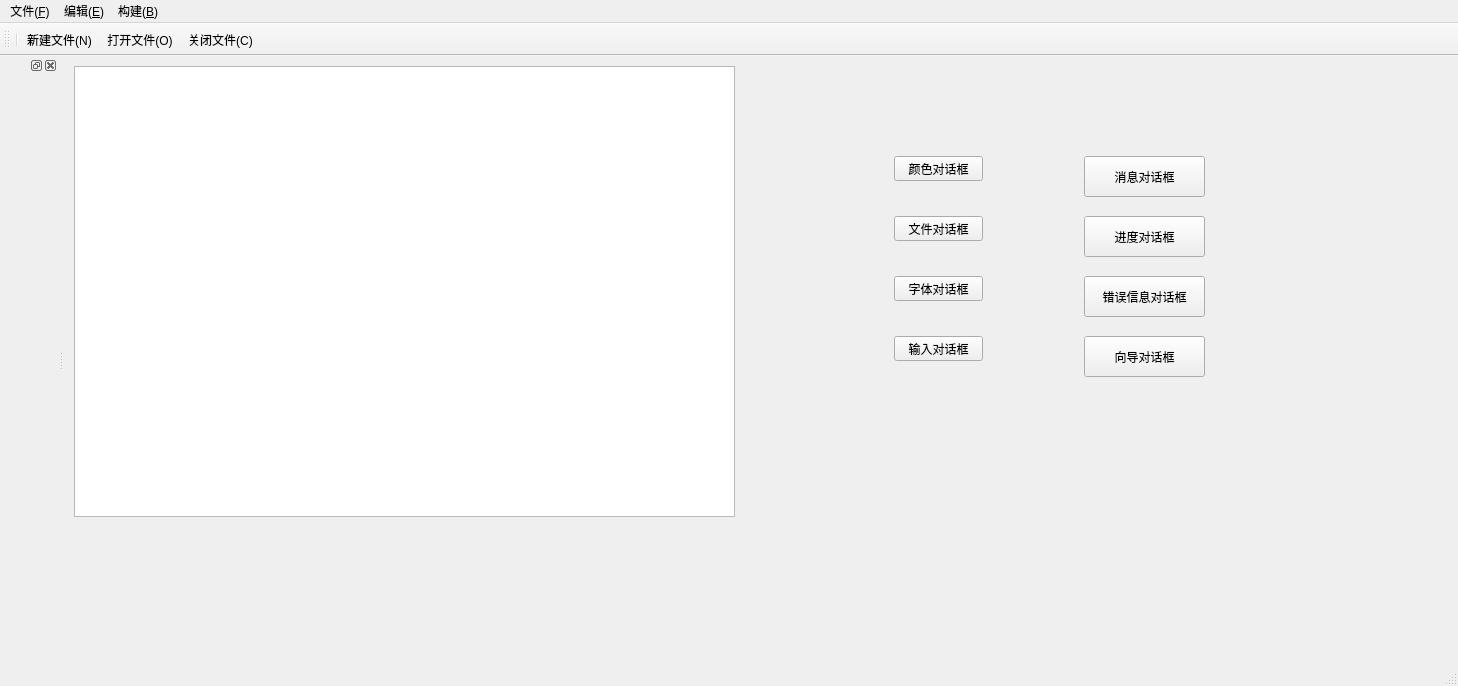
<?xml version="1.0" encoding="UTF-8"?>
<ui version="4.0">
 <class>MainWindow</class>
 <widget class="QMainWindow" name="MainWindow">
  <property name="geometry">
   <rect>
    <x>0</x>
    <y>0</y>
    <width>1458</width>
    <height>686</height>
   </rect>
  </property>
  <property name="windowTitle">
   <string>MainWindow</string>
  </property>
  <widget class="QWidget" name="centralwidget">
   <widget class="QTextEdit" name="textEdit">
    <property name="geometry">
     <rect>
      <x>10</x>
      <y>10</y>
      <width>661</width>
      <height>451</height>
     </rect>
    </property>
   </widget>
   <widget class="QPushButton" name="pushButton">
    <property name="geometry">
     <rect>
      <x>830</x>
      <y>100</y>
      <width>89</width>
      <height>25</height>
     </rect>
    </property>
    <property name="text">
     <string>颜色对话框</string>
    </property>
   </widget>
   <widget class="QPushButton" name="pushButton_2">
    <property name="geometry">
     <rect>
      <x>830</x>
      <y>160</y>
      <width>89</width>
      <height>25</height>
     </rect>
    </property>
    <property name="text">
     <string>文件对话框</string>
    </property>
   </widget>
   <widget class="QPushButton" name="pushButton_3">
    <property name="geometry">
     <rect>
      <x>830</x>
      <y>220</y>
      <width>89</width>
      <height>25</height>
     </rect>
    </property>
    <property name="text">
     <string>字体对话框</string>
    </property>
   </widget>
   <widget class="QPushButton" name="pushButton_4">
    <property name="geometry">
     <rect>
      <x>830</x>
      <y>280</y>
      <width>89</width>
      <height>25</height>
     </rect>
    </property>
    <property name="text">
     <string>输入对话框</string>
    </property>
   </widget>
   <widget class="QPushButton" name="pushButton_5">
    <property name="geometry">
     <rect>
      <x>1020</x>
      <y>100</y>
      <width>121</width>
      <height>41</height>
     </rect>
    </property>
    <property name="text">
     <string>消息对话框</string>
    </property>
   </widget>
   <widget class="QPushButton" name="pushButton_6">
    <property name="geometry">
     <rect>
      <x>1020</x>
      <y>160</y>
      <width>121</width>
      <height>41</height>
     </rect>
    </property>
    <property name="text">
     <string>进度对话框</string>
    </property>
   </widget>
   <widget class="QPushButton" name="pushButton_7">
    <property name="geometry">
     <rect>
      <x>1020</x>
      <y>220</y>
      <width>121</width>
      <height>41</height>
     </rect>
    </property>
    <property name="text">
     <string>错误信息对话框</string>
    </property>
   </widget>
   <widget class="QPushButton" name="pushButton_8">
    <property name="geometry">
     <rect>
      <x>1020</x>
      <y>280</y>
      <width>121</width>
      <height>41</height>
     </rect>
    </property>
    <property name="text">
     <string>向导对话框</string>
    </property>
   </widget>
  </widget>
  <widget class="QMenuBar" name="menubar">
   <property name="geometry">
    <rect>
     <x>0</x>
     <y>0</y>
     <width>1458</width>
     <height>28</height>
    </rect>
   </property>
   <widget class="QMenu" name="menu_F">
    <property name="title">
     <string>文件(&amp;F)</string>
    </property>
    <addaction name="action_N"/>
    <addaction name="action_O"/>
    <addaction name="separator"/>
    <addaction name="action_C"/>
   </widget>
   <widget class="QMenu" name="menu_E">
    <property name="title">
     <string>编辑(&amp;E)</string>
    </property>
   </widget>
   <widget class="QMenu" name="menu_B">
    <property name="title">
     <string>构建(&amp;B)</string>
    </property>
   </widget>
   <addaction name="menu_F"/>
   <addaction name="menu_E"/>
   <addaction name="menu_B"/>
  </widget>
  <widget class="QStatusBar" name="statusbar"/>
  <widget class="QToolBar" name="toolBar">
   <property name="windowTitle">
    <string>toolBar</string>
   </property>
   <attribute name="toolBarArea">
    <enum>TopToolBarArea</enum>
   </attribute>
   <attribute name="toolBarBreak">
    <bool>false</bool>
   </attribute>
   <addaction name="separator"/>
   <addaction name="action_N"/>
   <addaction name="action_O"/>
   <addaction name="action_C"/>
  </widget>
  <widget class="QDockWidget" name="dockWidget_2">
   <attribute name="dockWidgetArea">
    <number>1</number>
   </attribute>
   <widget class="QWidget" name="dockWidgetContents_2"/>
  </widget>
  <action name="action_N">
   <property name="text">
    <string>新建文件(&amp;N)</string>
   </property>
  </action>
  <action name="action_O">
   <property name="text">
    <string>打开文件(&amp;O)</string>
   </property>
  </action>
  <action name="action_C">
   <property name="text">
    <string>关闭文件(&amp;C)</string>
   </property>
  </action>
 </widget>
 <resources/>
 <connections/>
</ui>
